Frame 1 (no input): blank canvas, image omitted
Frame 60 (the mouse pressed at the canvas centre just before this capture): blank canvas, image omitted
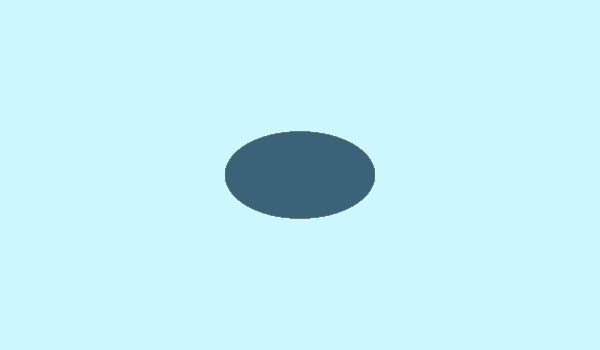
Frame 120 (the mouse held since frame 60 and released just before this capture)

The Processing sketch whose frames 1 and 60 were blank and that drew this single picture after the mouse press (run headless with seeded random() and noise(); from frame 60 on, the mouse is pressed at the canvas centre):

// Processing sketch: sketch3
// ── sketch3.pde


void setup() {
  size(600,350);
  background(204, 247, 255);
}

void draw() {
        noStroke();
        fill(random(255), random(255), random(255));
        ellipse(mouseX, mouseY, mouseX/2, mouseY/2);
    
  }
    
